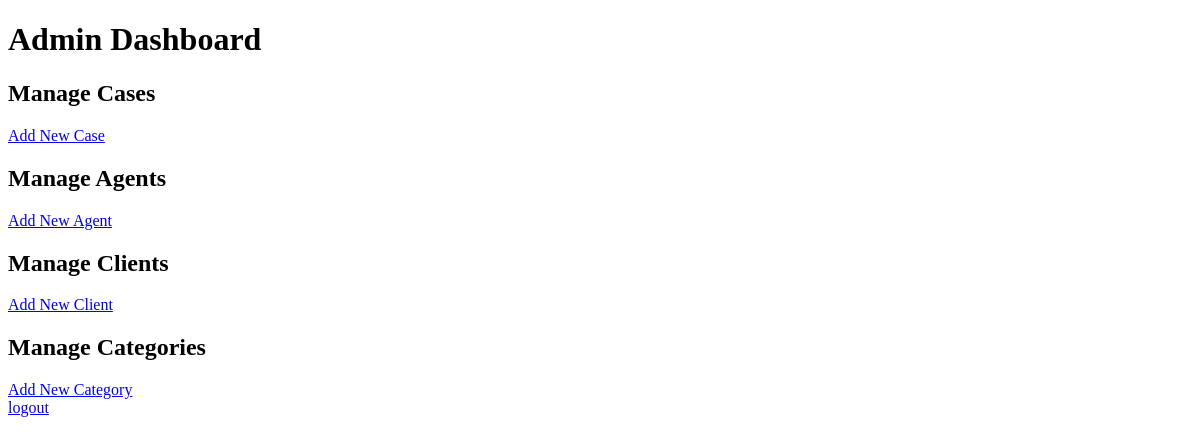
Page /admdash on the earlier database version.
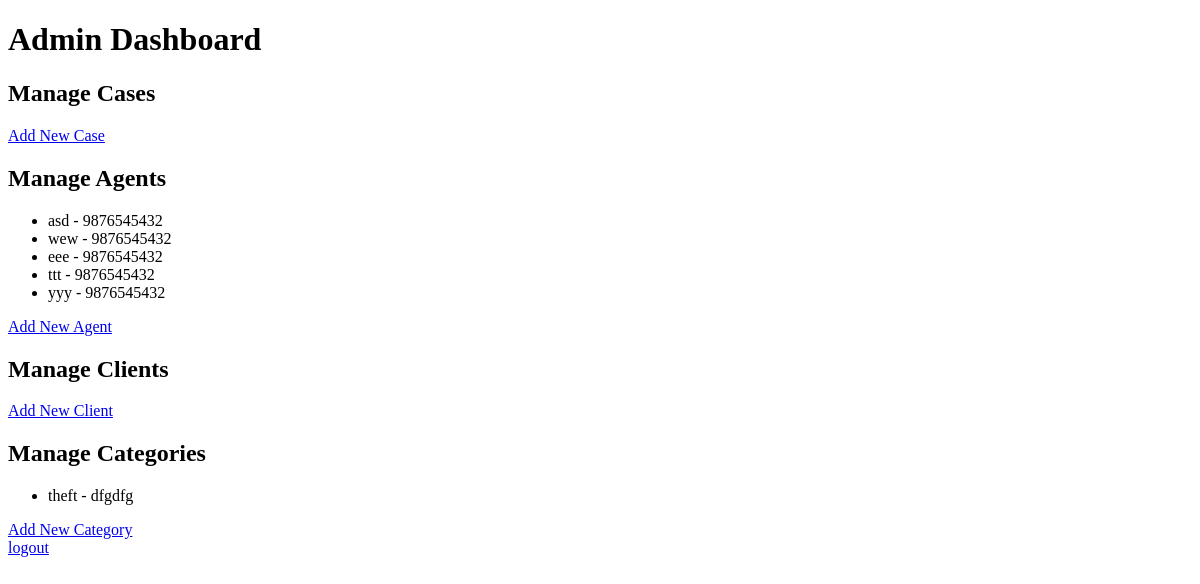
Same page on the later database version.
### agent/models.py (models this page shows)
class Agent(models.Model):
    user = models.ForeignKey(User, on_delete=models.CASCADE)
    phone = models.CharField(max_length=15, blank=True)
    address = models.TextField(blank=True)
    is_active = models.BooleanField(default=True)

class CaseCategory(models.Model):
    c_name = models.CharField(max_length=100, unique=True)
    description = models.TextField(blank=True)

### agent/views.py (the view)
# urls.py: path('admdash', views.admdash),
def admdash(req):
    cases = Case.objects.all()
    agents = Agent.objects.all()
    clients = Client.objects.all()
    categories = CaseCategory.objects.all()
    return render(req, 'admin/admindash.html', {'cases': cases,'agents': agents,'clients': clients,'categories': categories,})

### templates/admin/admindash.html (shortened to what this page needs)
<!DOCTYPE html>
<html lang="en">
<head>
</head>
<body>
    <h1>Admin Dashboard</h1>
    <div>
        <h2>Manage Cases</h2>
        <a href="{% url 'add_case' %}">Add New Case</a>
    </div>
    <div>
        <h2>Manage Agents</h2>
        <ul>
            {% for agent in agents %}
                <li>{{ agent.user.username }} - {{ agent.phone }}</li>
            {% endfor %}
        </ul>
        <a href="{% url 'add_agent' %}">Add New Agent</a>
    </div>
    <div>
        <h2>Manage Clients</h2>
        <a href="{% url 'add_client' %}">Add New Client</a>
    </div>
    <div>
        <h2>Manage Categories</h2>
        <ul>
            {% for category in categories %}
                <li>{{ category.c_name }} - {{ category.description }}</li>
            {% endfor %}
        </ul>
        <a href="{% url 'add_case_category' %}">Add New Category</a>
    </div>
    <a href="{% url 'lout' %}">logout</a>
</body>
</html>

Differences in the rows shown:
added Agent: user.username "asd", phone "9876545432"
added Agent: user.username "wew", phone "9876545432"
added Agent: user.username "eee", phone "9876545432"
added Agent: user.username "ttt", phone "9876545432"
added Agent: user.username "yyy", phone "9876545432"
added CaseCategory: c_name "theft", description "dfgdfg"
